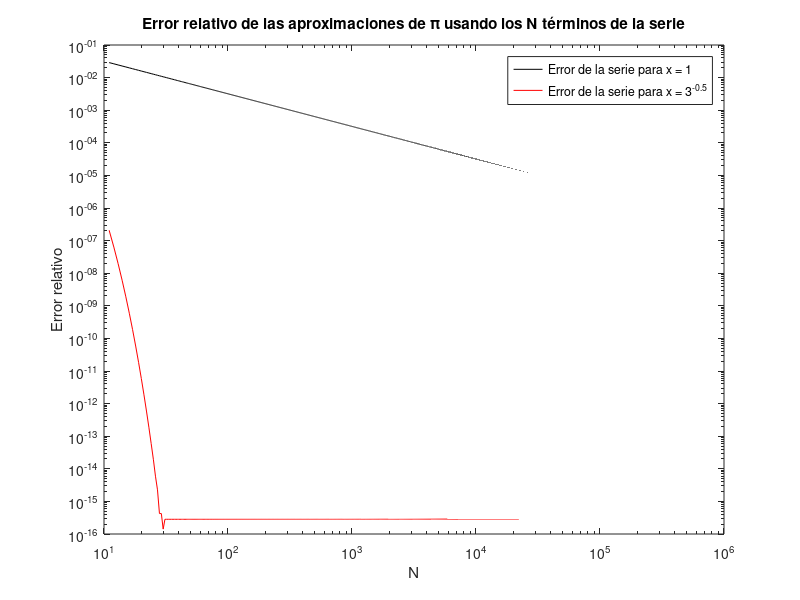

This figure's MATLAB source:
Nmax=100000;
a=zeros(1,Nmax+1);
b=zeros(1,Nmax+1);
n = zeros(1, Nmax + 1);
errora=zeros(1, Nmax + 1);
errorb=zeros(1, Nmax + 1);
for k=0:Nmax
    n(k+1) = k+1;
    if k==0
        a(k+1)= 4;
        b(k+1)= 6/sqrt(3);
        errora(k+1) = abs(a(k+1) - pi)/pi;
        errorb(k+1) = abs(b(k+1) - pi)/pi;
    else
        a(k+1)=a(k)+ 4*(((-1)^k)/(2*k+1));
        b(k+1)=b(k)+ 6*(((-1)^k)*((1/sqrt(3))^(2*k+1))/(2*k+1));
        errora(k+1) = abs(a(k+1) - pi)/pi;
        errorb(k+1) = abs(b(k+1) - pi)/pi;
    end
end

loglog(n(11:Nmax+1), errora(11:Nmax+1), '-k', n(11:Nmax+1), errorb(11:Nmax+1), '-r')
title('Error relativo de las aproximaciones de \pi usando los N términos de la serie')
xlabel('N') 
ylabel('Error relativo')
legend({'Error de la serie para x = 1','Error de la serie para x = 3^{-0.5}'},'Location','northeast')

p = polyfit(log(n(11:Nmax+1)), log(errora(11:Nmax+1)), 1);


